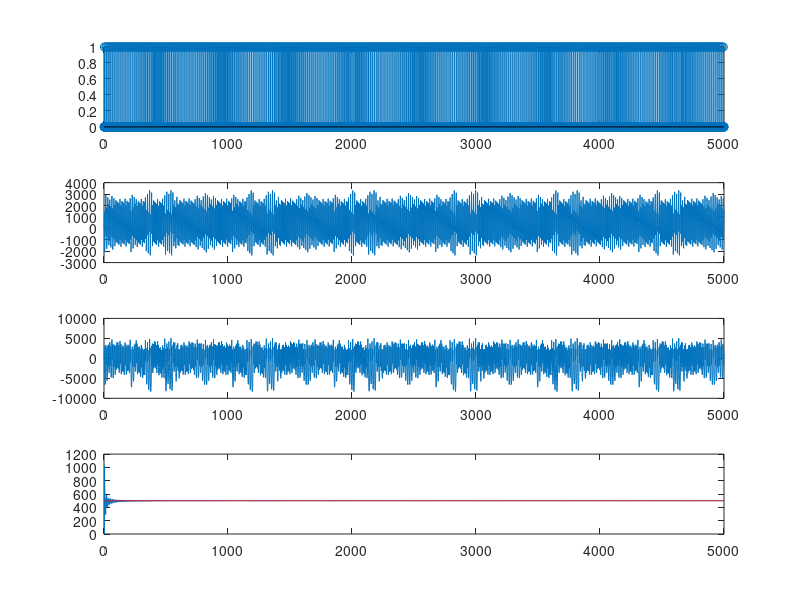

Here is the MATLAB script that generated this plot:
clc;
clear;
close all;

input = 500;
sd_bits = 12;
sim_length = 5000;

sd_integrator0 = zeros(1, sim_length);
sd_integrator1 = zeros(1, sim_length);
sd_feedback = zeros(1, sim_length);
sd_output = zeros(1, sim_length);

sd_max_value = bitshift(1, sd_bits) - 1;
sd_min_value = 0;
sd_threshold = bitshift(1, sd_bits - 1);

for i = 2:sim_length
    if sd_output(i-1) == 1
        sd_feedback(i) = sd_max_value;
    else
        sd_feedback(i) = sd_min_value;
    end

    sd_integrator0(i) = sd_integrator0(i-1) - sd_feedback(i) + input;
    sd_integrator1(i) = sd_integrator1(i-1) - sd_feedback(i) + sd_integrator0(i);

    if sd_integrator1(i) >= sd_threshold
        sd_output(i) = 1;
    else
        sd_output(i) = 0;
    end
end

output_mean = zeros(1, sim_length);
for i = 1:sim_length
    output_mean(i) = mean(sd_output(1:i))*sd_max_value; 
end

figure

subplot(4, 1, 1);
stem(sd_output);

subplot(4, 1, 2);
plot(sd_integrator0);

subplot(4, 1, 3);
plot(sd_integrator1);

subplot(4, 1, 4);
plot(output_mean);
hold on;
plot(input*ones(1, sim_length), 'Color', 'red');
hold off;